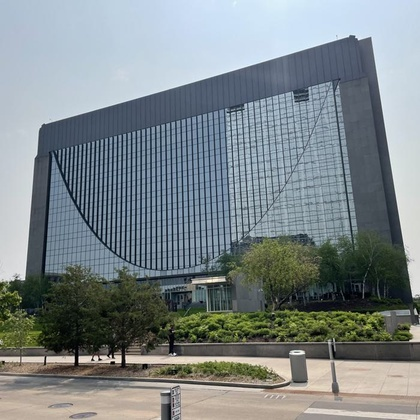
%> input picture prgm/SHINE_color/toolbox/SHINE_color_INPUT/250 Marquette.jpg, 420 x 420 px, shrunk from 700 x 700 before the run; its folder holds only this picture in this run
$ octave --eval "result = SHINE_color;"   (GNU Octave 9; MATLAB toolbox functions it lacks are replaced by stand-ins)
%> lines starting %> are read from the running program, lines starting %| are printed output that depends on the picture
### prgm/SHINE_color/toolbox/readImages.m
% [ims,nim,imname] = readImages(pathname,imformat)
%
% Loads all images of the type specified by imformat that are saved in
% the folder specified by pathname
%
% INPUT:
% (1) pathname: directory (e.g. pathname = '/Applications/MATLAB/work')
% (2) imformat: file format of the input images (e.g., imformat = 'tif')
%
% OUTPUT:
% (1) ims: a cell containing the image matrices
% (2) nim: number of images

% ------------------------------------------------------------------------
% SHINE toolbox, May 2010
% (c) Verena Willenbockel, Javid Sadr, Daniel Fiset, Greg O. Horne,
% Frederic Gosselin, James W. Tanaka
% ------------------------------------------------------------------------
% Permission to use, copy, or modify this software and its documentation
% for educational and research purposes only and without fee is hereby
% granted, provided that this copyright notice and the original authors'
% names appear on all copies and supporting documentation. This program
% shall not be used, rewritten, or adapted as the basis of a commercial
% software or hardware product without first obtaining permission of the
% authors. The authors make no representations about the suitability of
% this software for any purpose. It is provided "as is" without express
% or implied warranty.
%
% Please refer to the following paper:
% Willenbockel, V., Sadr, J., Fiset, D., Horne, G. O., Gosselin, F.,
% Tanaka, J. W. (2010). Controlling low-level image properties: The
% SHINE toolbox. Behavior Research Methods, 42, 671-684.
%
% Kindly report any suggestions or corrections to verena.vw@gmail.com
% ------------------------------------------------------------------------
% SHINE_color toolbox, February 2019, version 0.0.1
% adapted by Rodrigo Dal Ben
%
% Convert RGB to HSV, and scale the Value channel (channel 3) (v2scale).
% Extracts hue (channel 1) and saturation (channel 2) for later
% concatenation.
%
% Kindly report any suggestions or corrections on the adaptation to
% dalbenwork@gmail.com
% ------------------------------------------------------------------------
% SHINE_color toolbox, September 2021, version 0.0.3
% adapted by Rodrigo Dal Ben
%
% Convert RGB to CIELab, and scale the Luminance (channel 1) (v2scale).
% Extracts a (channel 2) and b (channel 3) for later concatenation.
% ------------------------------------------------------------------------


function [channel1, channel2, channel3, ims, nim, imname] = readImages(pathname, imformat, cs)

all_images = dir(fullfile(pathname,strcat('*.',imformat)));
nim = length(all_images);
ims = cell(nim,1);

channel1 = cell(nim,1); % stores hue (hsv) or luminance (lab)
channel2 = cell(nim,1); % stores saturation (hsv) or a (lab)
channel3 = cell(nim,1); % stores value (hsv) or b (lab)

imname = cell(nim,1); % define imname

if nargout == 3
imname = cell(nim,1);
end

for im = 1:nim
    im1 = imread(fullfile(pathname,all_images(im).name));
    info = imfinfo(fullfile(pathname,all_images(im).name));

    if cs == 1 % hsv
        hsv = rgb2hsv(im1); % SHINE_color: converting from rgb to hsv
        hue = hsv(:,:,1); % SHINE_color: extracting hue channel
        sat = hsv(:,:,2); % SHINE_color: extracting saturation channel

        channel1{im} = hue; % stores hue
        channel2{im} = sat; % stores saturation

    elseif cs == 2  % cielab
        lab = rgb2lab(im1); % converts rgb to cielab
        a = lab(:,:,2);
        b = lab(:,:,3);

        channel2{im} = a; % stores a channel
        channel3{im} = b; % stores b channel
    end

    imname{im} = all_images(im).name; % SHINE_color: define imname

    if strcmp(info.ColorType(1:4),'gray')==1
        ims{im} = im1;
        if nargout == 3
            imname{im} = all_images(im).name;
        end

    elseif strcmp(info.ColorType(1:4),'true')==1

        im1 = lum2scale(im1, cs); % SHINE_color: replaced rgb2gray(im1) for a function that scales hsv Value channel
        ims{im} = im1; % SHINE_color: storing scaled Value channel

        if nargout == 3
            imname{im} = all_images(im).name;
        end
    else
        error('Please convert all images to grayscale. Some of your images might be indexed images.')
    end
end

### prgm/SHINE_color/toolbox/lum2scale.m
% v2scale
%
% Converts rgb to hsv color space, then extracts the Value channel and
% scale it to 0-255 (grayscale values).
% ------------------------------------------------------------------------
% SHINE_color toolbox, February 2019, version 0.0.1
% (c) Rodrigo Dal Ben
% ------------------------------------------------------------------------
% Permission to use, copy, or modify this software and its documentation
% for educational and research purposes only and without fee is hereby
% granted, provided that this copyright notice and the original authors'
% names appear on all copies and supporting documentation. This program
% shall not be used, rewritten, or adapted as the basis of a commercial
% software or hardware product without first obtaining permission of the
% authors. The authors make no representations about the suitability of
% this software for any purpose. It is provided "as is" without express
% or implied warranty.
%
% Kindly report any suggestions or corrections dalbenwork@gmail.com
% ------------------------------------------------------------------------
% SHINE_color toolbox, September 2021, version 0.0.3
% (c) Rodrigo Dal Ben
%
% - Converts rgb to cielab color space, then extracts the L channel and
% scale it to 0-255 (grayscale values).
% - Renamed the function from 'v2scale' to 'lum2scale' to account for both
% colorspaces.
% ------------------------------------------------------------------------

function y = lum2scale(x, cs)
if size(x,3)==3
    if cs == 1 % HSV
        hsv = rgb2hsv(x);
        v = hsv(:,:,3);
        y = uint8(v*255);

    elseif cs == 2 % CIELab
        lab = rgb2lab(x);
        l = lab(:,:,1);
        y = uint8(l*2.55);
    end
else
    error('Input must be a rgb')
end

### prgm/SHINE_color/toolbox/SHINE_color.m
% images = SHINE(images,templ)
%
% Equates a number of image properties across an image set
%
% INPUT:
% (1) images: a cell (1xN or Nx1) that contains N source image matrices
%      Example 1:
%       images = cell(3,1);
%       images{1} = pic1;
%       images{2} = pic2;
%       images{3} = pic3;
%      Example 2:
%       [images,N] = readImages(pathname,imformat);
% (2) templ: optional; contains the template(s) for figure-ground
%     segregation; templ can be a single matrix (of the same size as the
%     pictures) or a cell of N matrices; the background must be
%     uniform and of a luminance that does NOT occur in the foreground
%     (e.g., recommended: use a background of 255 and a foreground
%     of values between 0 and 254)
%
% OUTPUT:
% (1) images: optional; SHINEd images stored in a cell
%
% Alternatively, SHINE can be used to load and save the images
% automatically:
% 1. Put all source images in the SHINE_INPUT folder and make sure that it
%    does not contain any other files of the same format and that the
%    pathnames are correct (lines 70-72 of SHINE.m)
% 2. Specify the image format in line 69 of SHINE.m (imformat)
% 3. Optional: Put the templates in the SHINE_TEMPLATE folder and make sure
%    the folder does not contain any other files of the same format
% 4. Type the following in the Matlab command window to start the program:
%    SHINE
% 5. Press enter and choose among the shine options that appear in the
%    command window.
%
%    If you want to QUIT the program, press ENTER without
%    choosing an option.

% ------------------------------------------------------------------------
% SHINE toolbox, May 2010
% (c) Verena Willenbockel, Javid Sadr, Daniel Fiset, Greg O. Horne,
% Frederic Gosselin, James W. Tanaka
% ------------------------------------------------------------------------
% Permission to use, copy, or modify this software and its documentation
% for educational and research purposes only and without fee is hereby
% granted, provided that this copyright notice and the original authors'
% names appear on all copies and supporting documentation. This program
% shall not be used, rewritten, or adapted as the basis of a commercial
% software or hardware product without first obtaining permission of the
% authors. The authors make no representations about the suitability of
% this software for any purpose. It is provided "as is" without express
% or implied warranty.
%
% Please refer to the following paper:
% Willenbockel, V., Sadr, J., Fiset, D., Horne, G. O., Gosselin, F.,
% Tanaka, J. W. (2010). Controlling low-level image properties: The
% SHINE toolbox. Behavior Research Methods, 42, 671-684.
%
% Kindly report any suggestions or corrections to verena.vw@gmail.com
% ------------------------------------------------------------------------
% SHINE_color toolbox, February 2019, version 0.0.1
% adapted by Rodrigo Dal Ben
%
% Convert RGB images to HSV and apply SHINE toolbox functions to the
% scaled Value channel (luminance). Then, the Value channel is rescaled
% and concatenated with Hue and Saturation channels.
%
% Three customs functions are used:
% v2scale: convert RGB to HSV and scale the Value channel (0-1) to 0-255;
% scale2v: rescale values from 0-255 to 0-1;
% lum_calc: calculates the Value channel values of the original and new
% images (the output is a .txt file saved on the images output folder).
%
% The major adaptations were made on the "readImages" function.
% Nonetheless the function "rgb2gray" was replaced by "v2scale" on all
% functions that it was called.
%
% All adaptations are commented and comments always begin with
% "SHINE_color:"
%
% Kindly report any suggestions or corrections on the adaptations to
% dalbenwork@gmail.com
% ------------------------------------------------------------------------
% SHINE_color toolbox, April 2019, version 0.0.2
% adapted by Rodrigo Dal Ben
%
% The toolbox now handles video files.
% If a video file is provided, all frames will be extracted, SHINE_color
% operations will be performed on each frame, and the video will be
% re-created with the manipulated frames.
% All the frames (pre and pos manipulations), their statistics, and the
% new video are outputted.
%
% Two functions were added:
% video2frames: to extract all frames of a video;
% frames2mpeg (+ getAllFilesInFolder): to re-create the video. This is an
% adaptation of the "imageFolder2mpeg" function created by Todd Karin.
%
% All adaptations are commented and comments always begin with
% "SHINE_color:"
%
% Kindly report any suggestions or corrections on the adaptations to
% dalbenwork@gmail.com
% ------------------------------------------------------------------------
% SHINE_color toolbox, September 2021, version 0.0.3
% (c) Rodrigo Dal Ben (dalbenwork@gmail.com)
%
% Updates & improvements:
% - Require selection to every prompt (except for prompts with default values);
% - Require at least 2 images to advance;
% - Fix the pooled SD calculation from 'lum_calc';
% - Update 'lum_calc' output, now with a single pre vs. pos file;
% - Add CIELab colorspace;
% - Update functions' input to account for new colorspace (e.g., sfPlot, spectrumPlot);
% - 'v2scale' is now 'lum2scale';
% - 'scale2v' is now 'scale2lum';
% - Add 'DIAGNOSTICS' subfolder in 'SHINE_color_OUTPUT', for storing img stats and diag plots;
% - Add a new function 'diag_plots' for img input;
%
% Kindly report any suggestions or corrections on the adaptations to
% dalbenwork@gmail.com
% ------------------------------------------------------------------------
% SHINE_color toolbox, October 2021, version 0.0.4
% (c) Rodrigo Dal Ben (dalbenwork@gmail.com)
%
% Updates & improvements:
% - Updates on lum_calc & diag_plots functions;
%
% Kindly report any suggestions or corrections on the adaptations to
% dalbenwork@gmail.com
% ------------------------------------------------------------------------


function images = SHINE_color(images,templ)

%%%%%%%%%%%%%%%%%%%%%%%%%%%%%%%%%%%%%%%%%%%%%%%%%%%%%%%%%%%%%%%%%%%%%%%%%%
% Specify the image format and the input/output directories here if SHINE
% is called without input or output arguments:
input_folder = fullfile(pwd, 'SHINE_color_INPUT'); % SHINE_color: changed from matlabroot to the current directory
output_folder = fullfile(pwd,'SHINE_color_OUTPUT'); % SHINE_color: changed from matlabroot to the current directory
template_folder = fullfile(pwd,'SHINE_color_TEMPLATE'); % SHINE_color: changed from matlabroot to the current directory

% SHINE_color: define some initial variables
im_vid = 1; % image or video
quitmsg = 'SHINE_color was quit.';
cs = 0; % colorspace
y_n_plot = 2;

% SHINE_color: start by selecting image or video processing:
while im_vid ~= 1 && im_vid ~= 2
    prompt = 'Input     [1=images, 2=video]: ';
    im_vid = input(prompt);
    if isempty(im_vid) == 1 % RDB force a choice
        disp(quitmsg)
        return;
    end
end

y_n = 0;

if im_vid == 2
    while y_n ~= 1 && y_n ~= 2
    prompt = 'The INPUT folder contains only one video and the OUTPUT folder is empty? [1=yes, 2=no]: ';
    y_n = input(prompt);
        if isempty(y_n) == 1 % RDB force a choice
            disp(quitmsg)
            return;
        end
    end
        if y_n == 2
            disp('Error: the INPUT folder must contain only one video and the OUTPUT folder must be empty');
            return
        else
            prompt = 'Type the video format    [e.g., mp4, avi]: ';
            video_format = input(prompt,'s');
            imformat = 'png';
            if isempty(video_format)
                video_format = 'mp4';
                disp('mp4 as default');
            end
        end

    videoList = dir(fullfile(input_folder, strcat('*.', video_format)));
    if length(videoList) > 1
        disp('Error: The INPUT folder must contain only one video at a time.')
        return
    end

    [frame_rate] = video2frames(input_folder, video_format);

    while cs ~= 1 && cs ~= 2
        cs = input('Select the colorspace to perform the manipulations    [1=HSV, 2=CIELab]: ');
        if isempty(cs) == 1
            disp(quitmsg);
            return
        end
    end

elseif im_vid == 1
    % SHINE_color: changed predefined format to user input
%     prompt = 'Type the image format  [e.g., jpg, png]: ';
%     imformat = input(prompt,'s');
%     if isempty(imformat)
       imformat = 'jpg';
%       disp('jpg as default');
%     end

    while cs ~= 1 && cs ~= 2
    cs = input('Select the colorspace to perform the manipulations    [1=HSV, 2=CIELab]: ');
        if isempty(cs) == 1
            disp(quitmsg);
            return
        end
    end
%> this loop made 1 pass; the answer given on pass 1: 1

    while y_n_plot ~= 1 && y_n_plot ~= 2
    y_n_plot = input('Do you want diagnostic plots? (may take some time)    [1=yes, 2=no]: ');
        if isempty(y_n_plot) == 1
            disp(quitmsg);
            return
        end
    end

end

%%%%%%%%%%%%%%%%%%%%%%%%%%%%%%%%%%%%%%%%%%%%%%%%%%%%%%%%%%%%%%%%%%%%%%%%%%
% If desired, the default values can be changed here:

it = 1;           % number of iterations (default = 1)

wholeIm = 1;      % 1 = whole image (default)
                  % 2 = figure-ground separated (input images as templates)
                  % 3 = figure-ground separated (based on templates)

mode = 8;         % 1 = lumMatch only
                  % [7 lines of commented-out code are left out]

background = 300; % background lum of template, or 300=automatic (default)
                  % (automatically, the luminance that occurs most
                  % frequently in the image is used as background lum);
                  % basically, all regions of that lum are treated as
                  % background

rescaling = 1;    % 0 = no rescaling
                  % 1 = rescale absolute values (default)
                  % 2 = rescale average values

optim = 0;        % 0 = no SSIM optimization
                  % 1 = SSIM optimization (Avanaki, 2009; to change the
                  % number if iterations (default = 10) and adjust step
                  % size (default = 67), see histMatch.m)
%%%%%%%%%%%%%%%%%%%%%%%%%%%%%%%%%%%%%%%%%%%%%%%%%%%%%%%%%%%%%%%%%%%%%%%%%%

temp = 0; md = 0; wim = 0; backg = 0;

while temp ~= 1 && temp ~= 2
    temp = input('SHINE_color options    [1=default, 2=custom]: ');
    if isempty(temp) == 1
        disp(quitmsg)
        return;
    end
end

if temp == 2
    temp = 0;

    while temp ~= 1 && temp ~= 2 && temp ~= 3
        temp = input('Matching mode    [1=luminance, 2=spatial frequency, 3=both]: ');
        if isempty(temp) == 1
            disp(quitmsg)
            return;
        end
    end

    if temp == 1
        while md ~= 1 && md ~= 2
            md = input('Luminance option [1=lumMatch, 2=histMatch]: ');
            if isempty(md) == 1
                disp(quitmsg)
                return;
            end
            if md == 2
                while optim ~= 2 && optim ~= 3
                optim = 1+input('Optimize SSIM    [1=no, 2=yes]: ');
                if isempty(optim) == 1
                    disp(quitmsg)
                    return;
                end
                end
            end
        end

    elseif temp == 2
        while md ~= 3 && md ~= 4
            md = 2+input('Spectrum options [1=sfMatch, 2=specMatch]: ');
            if isempty(md) == 1
                disp(quitmsg)
                return;
            end
        end

    elseif temp == 3
        while md ~= 5 && md ~= 6 && md ~= 7 && md ~= 8
            md = 4+input('Matching of both [1=hist&sf, 2=hist&spec, 3=sf&hist, 4=spec&hist]: ');
            if isempty(md) == 1
                disp(quitmsg)
                return;
            end
        end

        while optim ~= 2 && optim ~= 3
            optim = 1+input('Optimize SSIM    [1=no, 2=yes]: ');
            if isempty(optim) == 1
                disp(quitmsg)
                return;
            end
        end
        optim = optim-2;

        it = input('# of iterations? ');
        if isempty(it) == 1
           disp('Will run 1 iteration.')
        end

    end

    mode = md;

    if temp == 1 || temp == 3
        if nargin < 2
            while wim ~= 1 && wim ~= 2
                wim = input('Matching region  [1=whole image, 2=foreground/background]: ');
                if isempty(wim) == 1
                    disp(quitmsg)
                    return;
                end
            end
        else
            wim = 2;
        end
        if wim == 2
            wim = 0;
            if nargin < 2
                while wim ~= 2 && wim ~= 3
                    wim = 1+input('Segmentation of: [1=source images, 2=template(s)]: ');
                    if isempty(wim) == 1
                        disp(quitmsg)
                        return;
                    end
                end
            else
                wim = 3;
            end
            if wim == 2
                while backg ~= 1 && backg ~= 2
                    backg = input('Image background [1=specify lum, 2=find automatically (most frequent lum in the image)]: ');
                    if isempty(backg) == 1
                        disp(quitmsg)
                        return;
                    end
                end
            else
                while backg ~= 1 && backg ~= 2
                    backg = input('Templ background [1=specify lum, 2=find automatically (most frequent lum in the template)]: ');
                    if isempty(backg) == 1
                        disp(quitmsg)
                        return;
                    end
                end
            end
            if backg == 1
                backg = 1.1;
                while mod(backg,1) > 0 || backg < 0 || backg > 255
                    backg = input('Enter lum value  [integer between 0 and 255]: ');
                    if isempty(backg) == 1
                        disp(quitmsg)
                        return;
                    end
                end
            else
                backg = 300;
            end
            background = backg;
        end
        wholeIm = wim;
    end
end

clear temp md wim backg

if nargin == 0
    [channel1, channel2, channel3, images, numim, imname] = readImages(input_folder,imformat,cs); % RDB added outputs for HSV and CIELab channels
%> in readImages, im1 is the input picture: size 420x420x3 uint8; mean R, G, B 125.7, 134.8, 137.4
%> in readImages, `hue = hsv(:,:,1);`:
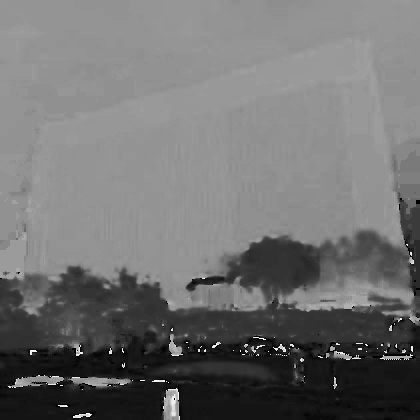
%> hue: size 420x420 double; min 0, max 0.983, mean 0.441
%> in readImages, `sat = hsv(:,:,2);`:
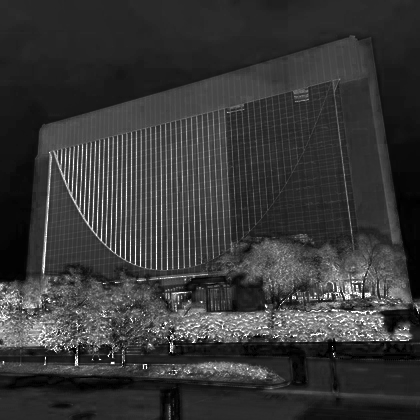
%> sat: size 420x420 double; min 0, max 1, mean 0.222
%> in lum2scale, `v = hsv(:,:,3);`:
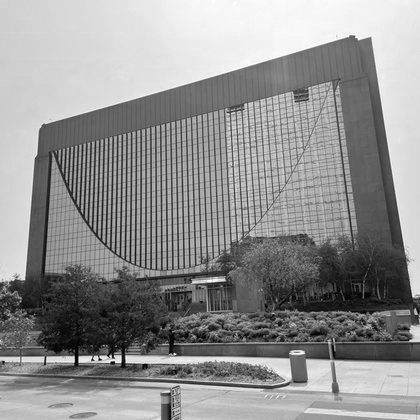
%> v: size 420x420 double; min 0, max 1, mean 0.569
%> channel1 = 1 item; channel2 = 1 item; channel3 = {[]}; images = 1 item; numim = 1; imname = {'250 Marquette.jpg'}
else
    numim = max(size(images));
end

disp(' ')
disp(sprintf('Number of images: %d', numim));
%| Number of images: 1
disp(' ')

if numim < 2 %== 0
%> (the run ends here)

$ run again, on prgm/SHINE_color/toolbox/SHINE_color_INPUT/Alexander Ramsey House.jpg
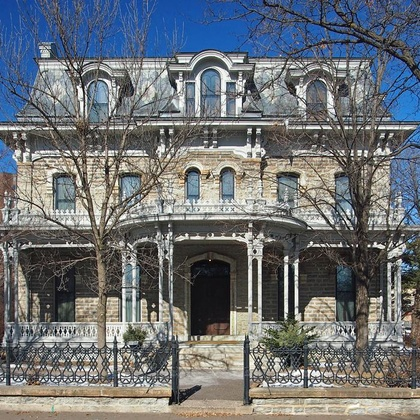
%> input picture prgm/SHINE_color/toolbox/SHINE_color_INPUT/Alexander Ramsey House.jpg, 420 x 420 px, shrunk from 700 x 700 before the run
%> the loop in SHINE_color, `while cs ~= 1 && cs ~= 2` made 1 pass; the answer given on pass 1: 1
%> the loop in SHINE_color, `while temp ~= 1 && temp ~= 2` made 1 pass; the answer given on pass 1: 1
%> in readImages, im1 is the input picture: size 420x420x3 uint8; mean R, G, B 109.4, 113.6, 117.7
%> hsv: size 420x420x3 double; mean H, S, V 0.325, 0.213, 0.5
%> in readImages, `sat = hsv(:,:,2);`:
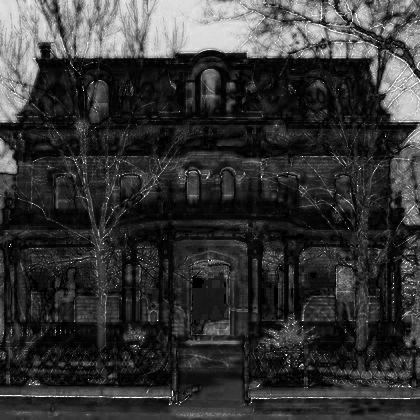
%> sat: size 420x420 double; min 0, max 1, mean 0.213
%> in lum2scale, `v = hsv(:,:,3);`:
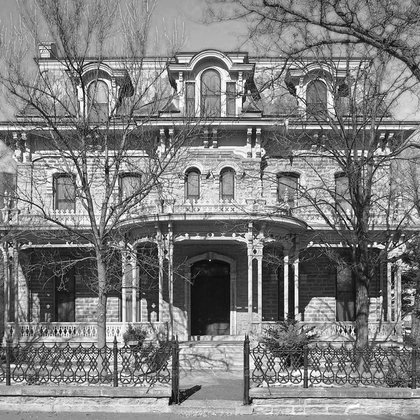
%> v: size 420x420 double; min 0, max 1, mean 0.5
%> channel1 = 1 item; channel3 = {[]}; images = 1 item; numim = 1; imname = {'Alexander Ramsey House.jpg'}
%| Number of images: 1

$ run again, on prgm/SHINE_color/toolbox/SHINE_color_INPUT/Allianz Field.jpg
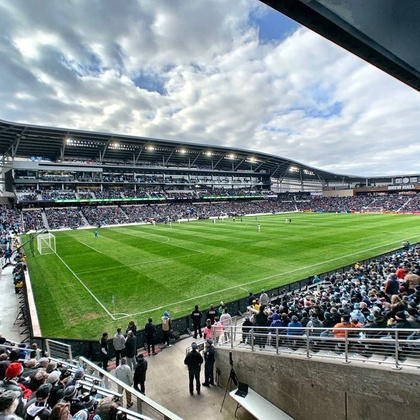
%> input picture prgm/SHINE_color/toolbox/SHINE_color_INPUT/Allianz Field.jpg, 420 x 420 px, shrunk from 700 x 700 before the run
%> the loop in SHINE_color, `while cs ~= 1 && cs ~= 2` made 1 pass; the answer given on pass 1: 1
%> the loop in SHINE_color, `while temp ~= 1 && temp ~= 2` made 1 pass; the answer given on pass 1: 1
%> in readImages, im1 is the input picture: size 420x420x3 uint8; mean R, G, B 122.9, 137.7, 125.5
%> hsv: size 420x420x3 double; mean H, S, V 0.447, 0.291, 0.569
%> in readImages, `sat = hsv(:,:,2);`:
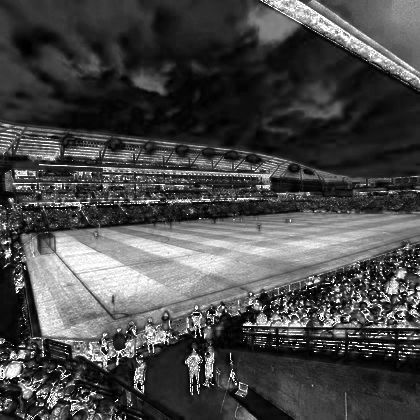
%> sat: size 420x420 double; min 0, max 1, mean 0.291
%> in lum2scale, `v = hsv(:,:,3);`:
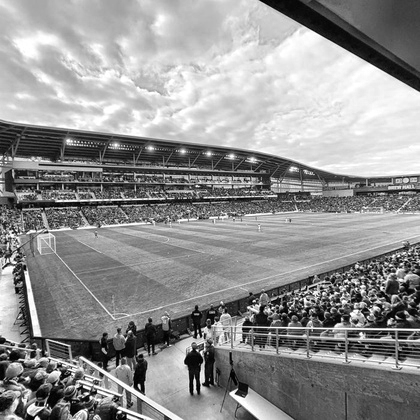
%> v: size 420x420 double; min 0, max 1, mean 0.569
%> channel1 = 1 item; channel3 = {[]}; images = 1 item; numim = 1; imname = {'Allianz Field.jpg'}
%| Number of images: 1
